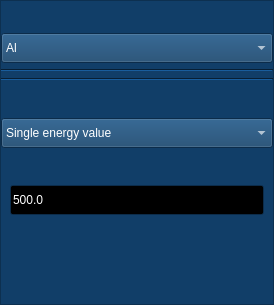
                  <widget class="QFrame" name="frame_4">
                   <property name="minimumSize">
                    <size>
                     <width>274</width>
                     <height>305</height>
                    </size>
                   </property>
                   <property name="maximumSize">
                    <size>
                     <width>274</width>
                     <height>16777215</height>
                    </size>
                   </property>
                   <property name="palette">
                    <palette>
                     <active>
                      <colorrole role="WindowText">
                       <brush brushstyle="SolidPattern">
                        <color alpha="255">
                         <red>17</red>
                         <green>62</green>
                         <blue>104</blue>
                        </color>
                       </brush>
                      </colorrole>
                      <colorrole role="Button">
                       <brush brushstyle="SolidPattern">
                        <color alpha="255">
                         <red>17</red>
                         <green>62</green>
                         <blue>104</blue>
                        </color>
                       </brush>
                      </colorrole>
                      <colorrole role="Light">
                       <brush brushstyle="SolidPattern">
                        <color alpha="255">
                         <red>25</red>
                         <green>93</green>
                         <blue>156</blue>
                        </color>
                       </brush>
                      </colorrole>
                      <colorrole role="Midlight">
                       <brush brushstyle="SolidPattern">
                        <color alpha="255">
                         <red>21</red>
                         <green>77</green>
                         <blue>130</blue>
                        </color>
                       </brush>
                      </colorrole>
                      <colorrole role="Dark">
                       <brush brushstyle="SolidPattern">
                        <color alpha="255">
                         <red>8</red>
                         <green>31</green>
                         <blue>52</blue>
                        </color>
                       </brush>
                      </colorrole>
                      <colorrole role="Mid">
                       <brush brushstyle="SolidPattern">
                        <color alpha="255">
                         <red>11</red>
                         <green>41</green>
                         <blue>69</blue>
                        </color>
                       </brush>
                      </colorrole>
                      <colorrole role="Text">
                       <brush brushstyle="SolidPattern">
                        <color alpha="255">
                         <red>255</red>
                         <green>255</green>
                         <blue>255</blue>
                        </color>
                       </brush>
                      </colorrole>
                      <colorrole role="BrightText">
                       <brush brushstyle="SolidPattern">
                        <color alpha="255">
                         <red>255</red>
                         <green>255</green>
                         <blue>255</blue>
                        </color>
                       </brush>
                      </colorrole>
                      <colorrole role="ButtonText">
                       <brush brushstyle="SolidPattern">
                        <color alpha="255">
                         <red>255</red>
                         <green>255</green>
                         <blue>255</blue>
                        </color>
                       </brush>
                      </colorrole>
                      <colorrole role="Base">
                       <brush brushstyle="SolidPattern">
                        <color alpha="255">
                         <red>0</red>
                         <green>0</green>
                         <blue>0</blue>
                        </color>
                       </brush>
                      </colorrole>
                      <colorrole role="Window">
                       <brush brushstyle="SolidPattern">
                        <color alpha="255">
                         <red>17</red>
                         <green>62</green>
                         <blue>104</blue>
                        </color>
                       </brush>
                      </colorrole>
                      <colorrole role="Shadow">
                       <brush brushstyle="SolidPattern">
                        <color alpha="255">
                         <red>0</red>
                         <green>0</green>
                         <blue>0</blue>
                        </color>
                       </brush>
                      </colorrole>
                      <colorrole role="AlternateBase">
                       <brush brushstyle="SolidPattern">
                        <color alpha="255">
                         <red>8</red>
                         <green>31</green>
                         <blue>52</blue>
                        </color>
                       </brush>
                      </colorrole>
                      <colorrole role="ToolTipBase">
                       <brush brushstyle="SolidPattern">
                        <color alpha="255">
                         <red>255</red>
                         <green>255</green>
                         <blue>220</blue>
                        </color>
                       </brush>
                      </colorrole>
                      <colorrole role="ToolTipText">
                       <brush brushstyle="SolidPattern">
                        <color alpha="255">
                         <red>0</red>
                         <green>0</green>
                         <blue>0</blue>
                        </color>
                       </brush>
                      </colorrole>
                     </active>
                     <inactive>
                      <colorrole role="WindowText">
                       <brush brushstyle="SolidPattern">
                        <color alpha="255">
                         <red>17</red>
                         <green>62</green>
                         <blue>104</blue>
                        </color>
                       </brush>
                      </colorrole>
                      <colorrole role="Button">
                       <brush brushstyle="SolidPattern">
                        <color alpha="255">
                         <red>17</red>
                         <green>62</green>
                         <blue>104</blue>
                        </color>
                       </brush>
                      </colorrole>
                      <colorrole role="Light">
                       <brush brushstyle="SolidPattern">
                        <color alpha="255">
                         <red>25</red>
                         <green>93</green>
                         <blue>156</blue>
                        </color>
                       </brush>
                      </colorrole>
                      <colorrole role="Midlight">
                       <brush brushstyle="SolidPattern">
                        <color alpha="255">
                         <red>21</red>
                         <green>77</green>
                         <blue>130</blue>
                        </color>
                       </brush>
                      </colorrole>
                      <colorrole role="Dark">
                       <brush brushstyle="SolidPattern">
                        <color alpha="255">
                         <red>8</red>
                         <green>31</green>
                         <blue>52</blue>
                        </color>
                       </brush>
                      </colorrole>
                      <colorrole role="Mid">
                       <brush brushstyle="SolidPattern">
                        <color alpha="255">
                         <red>11</red>
                         <green>41</green>
                         <blue>69</blue>
                        </color>
                       </brush>
                      </colorrole>
                      <colorrole role="Text">
                       <brush brushstyle="SolidPattern">
                        <color alpha="255">
                         <red>255</red>
                         <green>255</green>
                         <blue>255</blue>
                        </color>
                       </brush>
                      </colorrole>
                      <colorrole role="BrightText">
                       <brush brushstyle="SolidPattern">
                        <color alpha="255">
                         <red>255</red>
                         <green>255</green>
                         <blue>255</blue>
                        </color>
                       </brush>
                      </colorrole>
                      <colorrole role="ButtonText">
                       <brush brushstyle="SolidPattern">
                        <color alpha="255">
                         <red>255</red>
                         <green>255</green>
                         <blue>255</blue>
                        </color>
                       </brush>
                      </colorrole>
                      <colorrole role="Base">
                       <brush brushstyle="SolidPattern">
                        <color alpha="255">
                         <red>0</red>
                         <green>0</green>
                         <blue>0</blue>
                        </color>
                       </brush>
                      </colorrole>
                      <colorrole role="Window">
                       <brush brushstyle="SolidPattern">
                        <color alpha="255">
                         <red>17</red>
                         <green>62</green>
                         <blue>104</blue>
                        </color>
                       </brush>
                      </colorrole>
                      <colorrole role="Shadow">
                       <brush brushstyle="SolidPattern">
                        <color alpha="255">
                         <red>0</red>
                         <green>0</green>
                         <blue>0</blue>
                        </color>
                       </brush>
                      </colorrole>
                      <colorrole role="AlternateBase">
                       <brush brushstyle="SolidPattern">
                        <color alpha="255">
                         <red>8</red>
                         <green>31</green>
                         <blue>52</blue>
                        </color>
                       </brush>
                      </colorrole>
                      <colorrole role="ToolTipBase">
                       <brush brushstyle="SolidPattern">
                        <color alpha="255">
                         <red>255</red>
                         <green>255</green>
                         <blue>220</blue>
                        </color>
                       </brush>
                      </colorrole>
                      <colorrole role="ToolTipText">
                       <brush brushstyle="SolidPattern">
                        <color alpha="255">
                         <red>0</red>
                         <green>0</green>
                         <blue>0</blue>
                        </color>
                       </brush>
                      </colorrole>
                     </inactive>
                     <disabled>
                      <colorrole role="WindowText">
                       <brush brushstyle="SolidPattern">
                        <color alpha="255">
                         <red>8</red>
                         <green>31</green>
                         <blue>52</blue>
                        </color>
                       </brush>
                      </colorrole>
                      <colorrole role="Button">
                       <brush brushstyle="SolidPattern">
                        <color alpha="255">
                         <red>17</red>
                         <green>62</green>
                         <blue>104</blue>
                        </color>
                       </brush>
                      </colorrole>
                      <colorrole role="Light">
                       <brush brushstyle="SolidPattern">
                        <color alpha="255">
                         <red>25</red>
                         <green>93</green>
                         <blue>156</blue>
                        </color>
                       </brush>
                      </colorrole>
                      <colorrole role="Midlight">
                       <brush brushstyle="SolidPattern">
                        <color alpha="255">
                         <red>21</red>
                         <green>77</green>
                         <blue>130</blue>
                        </color>
                       </brush>
                      </colorrole>
                      <colorrole role="Dark">
                       <brush brushstyle="SolidPattern">
                        <color alpha="255">
                         <red>8</red>
                         <green>31</green>
                         <blue>52</blue>
                        </color>
                       </brush>
                      </colorrole>
                      <colorrole role="Mid">
                       <brush brushstyle="SolidPattern">
                        <color alpha="255">
                         <red>11</red>
                         <green>41</green>
                         <blue>69</blue>
                        </color>
                       </brush>
                      </colorrole>
                      <colorrole role="Text">
                       <brush brushstyle="SolidPattern">
                        <color alpha="255">
                         <red>8</red>
                         <green>31</green>
                         <blue>52</blue>
                        </color>
                       </brush>
                      </colorrole>
                      <colorrole role="BrightText">
                       <brush brushstyle="SolidPattern">
                        <color alpha="255">
                         <red>255</red>
                         <green>255</green>
                         <blue>255</blue>
                        </color>
                       </brush>
                      </colorrole>
                      <colorrole role="ButtonText">
                       <brush brushstyle="SolidPattern">
                        <color alpha="255">
                         <red>8</red>
                         <green>31</green>
                         <blue>52</blue>
                        </color>
                       </brush>
                      </colorrole>
                      <colorrole role="Base">
                       <brush brushstyle="SolidPattern">
                        <color alpha="255">
                         <red>17</red>
                         <green>62</green>
                         <blue>104</blue>
                        </color>
                       </brush>
                      </colorrole>
                      <colorrole role="Window">
                       <brush brushstyle="SolidPattern">
                        <color alpha="255">
                         <red>17</red>
                         <green>62</green>
                         <blue>104</blue>
                        </color>
                       </brush>
                      </colorrole>
                      <colorrole role="Shadow">
                       <brush brushstyle="SolidPattern">
                        <color alpha="255">
                         <red>0</red>
                         <green>0</green>
                         <blue>0</blue>
                        </color>
                       </brush>
                      </colorrole>
                      <colorrole role="AlternateBase">
                       <brush brushstyle="SolidPattern">
                        <color alpha="255">
                         <red>17</red>
                         <green>62</green>
                         <blue>104</blue>
                        </color>
                       </brush>
                      </colorrole>
                      <colorrole role="ToolTipBase">
                       <brush brushstyle="SolidPattern">
                        <color alpha="255">
                         <red>255</red>
                         <green>255</green>
                         <blue>220</blue>
                        </color>
                       </brush>
                      </colorrole>
                      <colorrole role="ToolTipText">
                       <brush brushstyle="SolidPattern">
                        <color alpha="255">
                         <red>0</red>
                         <green>0</green>
                         <blue>0</blue>
                        </color>
                       </brush>
                      </colorrole>
                     </disabled>
                    </palette>
                   </property>
                   <property name="frameShape">
                    <enum>QFrame::StyledPanel</enum>
                   </property>
                   <property name="frameShadow">
                    <enum>QFrame::Raised</enum>
                   </property>
                   <layout class="QVBoxLayout" name="verticalLayout_7">
                    <property name="leftMargin">
                     <number>0</number>
                    </property>
                    <property name="topMargin">
                     <number>0</number>
                    </property>
                    <property name="rightMargin">
                     <number>0</number>
                    </property>
                    <property name="bottomMargin">
                     <number>0</number>
                    </property>
                    <item alignment="Qt::AlignTop">
                     <widget class="QLabel" name="label_14">
                      <property name="font">
                       <font>
                        <pointsize>13</pointsize>
                        <weight>75</weight>
                        <bold>true</bold>
                       </font>
                      </property>
                      <property name="text">
                       <string>SentIon (Al, Be, Cl, Cu, H, Li, etc.)</string>
                      </property>
                      <property name="alignment">
                       <set>Qt::AlignCenter</set>
                      </property>
                     </widget>
                    </item>
                    <item alignment="Qt::AlignTop">
                     <widget class="QComboBox" name="CmbSentIon">
                      <property name="minimumSize">
                       <size>
                        <width>0</width>
                        <height>30</height>
                       </size>
                      </property>
                      <property name="maximumSize">
                       <size>
                        <width>16777215</width>
                        <height>30</height>
                       </size>
                      </property>
                      <item>
                       <property name="text">
                        <string>Al</string>
                       </property>
                      </item>
                      <item>
                       <property name="text">
                        <string>Be</string>
                       </property>
                      </item>
                      <item>
                       <property name="text">
                        <string>Cl</string>
                       </property>
                      </item>
                      <item>
                       <property name="text">
                        <string>Cu</string>
                       </property>
                      </item>
                      <item>
                       <property name="text">
                        <string>H</string>
                       </property>
                      </item>
                      <item>
                       <property name="text">
                        <string>Li</string>
                       </property>
                      </item>
                      <item>
                       <property name="text">
                        <string>N</string>
                       </property>
                      </item>
                      <item>
                       <property name="text">
                        <string>Ni</string>
                       </property>
                      </item>
                      <item>
                       <property name="text">
                        <string>S</string>
                       </property>
                      </item>
                      <item>
                       <property name="text">
                        <string>Ti</string>
                       </property>
                      </item>
                      <item>
                       <property name="text">
                        <string>Ar</string>
                       </property>
                      </item>
                      <item>
                       <property name="text">
                        <string>C</string>
                       </property>
                      </item>
                      <item>
                       <property name="text">
                        <string>Co</string>
                       </property>
                      </item>
                      <item>
                       <property name="text">
                        <string>F</string>
                       </property>
                      </item>
                      <item>
                       <property name="text">
                        <string>He</string>
                       </property>
                      </item>
                      <item>
                       <property name="text">
                        <string>Mg</string>
                       </property>
                      </item>
                      <item>
                       <property name="text">
                        <string>Na</string>
                       </property>
                      </item>
                      <item>
                       <property name="text">
                        <string>O</string>
                       </property>
                      </item>
                      <item>
                       <property name="text">
                        <string>Sc</string>
                       </property>
                      </item>
                      <item>
                       <property name="text">
                        <string>V</string>
                       </property>
                      </item>
                      <item>
                       <property name="text">
                        <string>B</string>
                       </property>
                      </item>
                      <item>
                       <property name="text">
                        <string>Ca</string>
                       </property>
                      </item>
                      <item>
                       <property name="text">
                        <string>Cr</string>
                       </property>
                      </item>
                      <item>
                       <property name="text">
                        <string>Fe</string>
                       </property>
                      </item>
                      <item>
                       <property name="text">
                        <string>K</string>
                       </property>
                      </item>
                      <item>
                       <property name="text">
                        <string>Mn</string>
                       </property>
                      </item>
                      <item>
                       <property name="text">
                        <string>Ne</string>
                       </property>
                      </item>
                      <item>
                       <property name="text">
                        <string>P</string>
                       </property>
                      </item>
                      <item>
                       <property name="text">
                        <string>Si</string>
                       </property>
                      </item>
                      <item>
                       <property name="text">
                        <string>Zn</string>
                       </property>
                      </item>
                     </widget>
                    </item>
                    <item>
                     <widget class="Line" name="line_3">
                      <property name="orientation">
                       <enum>Qt::Horizontal</enum>
                      </property>
                     </widget>
                    </item>
                    <item>
                     <widget class="Line" name="sentIonEnergyLine">
                      <property name="minimumSize">
                       <size>
                        <width>25</width>
                        <height>0</height>
                       </size>
                      </property>
                      <property name="maximumSize">
                       <size>
                        <width>16777215</width>
                        <height>16777215</height>
                       </size>
                      </property>
                      <property name="orientation">
                       <enum>Qt::Horizontal</enum>
                      </property>
                     </widget>
                    </item>
                    <item>
                     <widget class="QLabel" name="label_12">
                      <property name="font">
                       <font>
                        <pointsize>13</pointsize>
                        <weight>75</weight>
                        <bold>true</bold>
                       </font>
                      </property>
                      <property name="text">
                       <string>Energy</string>
                      </property>
                      <property name="alignment">
                       <set>Qt::AlignCenter</set>
                      </property>
                     </widget>
                    </item>
                    <item>
                     <widget class="QComboBox" name="CmbEnergy">
                      <property name="minimumSize">
                       <size>
                        <width>0</width>
                        <height>30</height>
                       </size>
                      </property>
                      <property name="maximumSize">
                       <size>
                        <width>16777215</width>
                        <height>30</height>
                       </size>
                      </property>
                      <item>
                       <property name="text">
                        <string>Single energy value</string>
                       </property>
                      </item>
                      <item>
                       <property name="text">
                        <string>All energy values</string>
                       </property>
                      </item>
                     </widget>
                    </item>
                    <item>
                     <widget class="QStackedWidget" name="stackedWidget_2">
                      <property name="maximumSize">
                       <size>
                        <width>282</width>
                        <height>150</height>
                       </size>
                      </property>
                      <property name="currentIndex">
                       <number>1</number>
                      </property>
                      <widget class="QWidget" name="page_allenergy">
                       <layout class="QVBoxLayout" name="verticalLayout_12">
                        <item>
                         <layout class="QGridLayout" name="gridLayout_8">
                          <property name="bottomMargin">
                           <number>30</number>
                          </property>
                          <item row="0" column="0">
                           <layout class="QGridLayout" name="gridLayout_79">
                            <property name="bottomMargin">
                             <number>30</number>
                            </property>
                            <item row="0" column="0" alignment="Qt::AlignVCenter">
                             <widget class="QLabel" name="label_139">
                              <property name="sizePolicy">
                               <sizepolicy hsizetype="Preferred" vsizetype="Minimum">
                                <horstretch>0</horstretch>
                                <verstretch>0</verstretch>
                               </sizepolicy>
                              </property>
                              <property name="minimumSize">
                               <size>
                                <width>0</width>
                                <height>0</height>
                               </size>
                              </property>
                              <property name="maximumSize">
                               <size>
                                <width>16777215</width>
                                <height>200</height>
                               </size>
                              </property>
                              <property name="font">
                               <font>
                                <pointsize>12</pointsize>
                               </font>
                              </property>
                              <property name="text">
                               <string>All energy values</string>
                              </property>
                              <property name="alignment">
                               <set>Qt::AlignCenter</set>
                              </property>
                             </widget>
                            </item>
                           </layout>
                          </item>
                         </layout>
                        </item>
                       </layout>
                      </widget>
                      <widget class="QWidget" name="page_anenergy">
                       <layout class="QVBoxLayout" name="verticalLayout_12">
                        <item>
                         <layout class="QGridLayout" name="gridLayout_8">
                          <property name="bottomMargin">
                           <number>50</number>
                          </property>
                          <property name="spacing">
                           <number>0</number>
                          </property>
                          <item row="0" column="0">
                           <layout class="QGridLayout" name="gridLayout_7">
                            <property name="bottomMargin">
                             <number>30</number>
                            </property>
                            <item row="0" column="0" alignment="Qt::AlignVCenter">
                             <widget class="QLabel" name="label_13">
                              <property name="sizePolicy">
                               <sizepolicy hsizetype="Preferred" vsizetype="Minimum">
                                <horstretch>0</horstretch>
                                <verstretch>0</verstretch>
                               </sizepolicy>
                              </property>
                              <property name="font">
                               <font>
                                <pointsize>12</pointsize>
                               </font>
                              </property>
                              <property name="text">
                               <string>Energy (keV)</string>
                              </property>
                             </widget>
                            </item>
                            <item row="1" column="0">
                             <widget class="QLineEdit" name="LneEnergy">
                              <property name="sizePolicy">
                               <sizepolicy hsizetype="Expanding" vsizetype="Minimum">
                                <horstretch>0</horstretch>
                                <verstretch>0</verstretch>
                               </sizepolicy>
                              </property>
                              <property name="minimumSize">
                               <size>
                                <width>0</width>
                                <height>30</height>
                               </size>
                              </property>
                              <property name="maximumSize">
                               <size>
                                <width>16777215</width>
                                <height>30</height>
                               </size>
                              </property>
                              <property name="text">
                               <string>500.0</string>
                              </property>
                              <property name="placeholderText">
                               <string>Energy (keV)</string>
                              </property>
                             </widget>
                            </item>
                           </layout>
                          </item>
                         </layout>
                        </item>
                       </layout>
                      </widget>
                     </widget>
                    </item>
                   </layout>
                  </widget>
